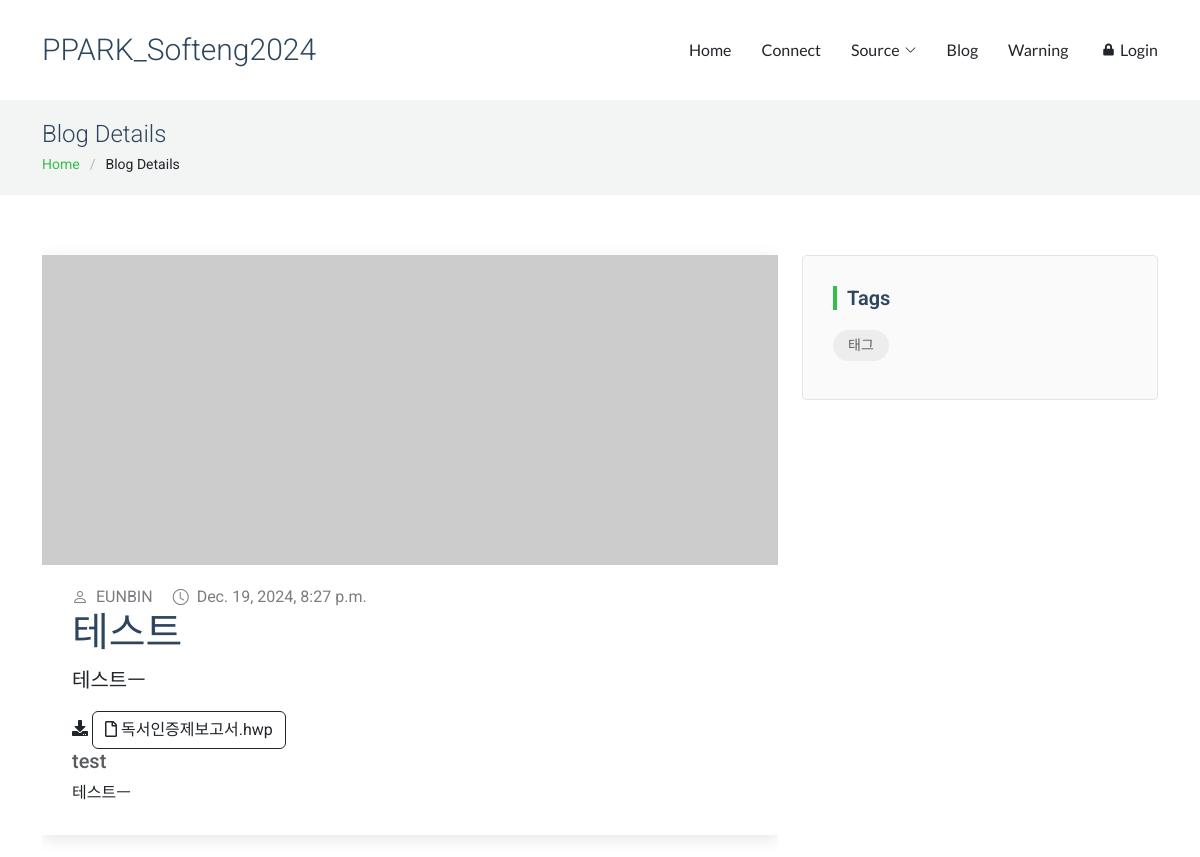
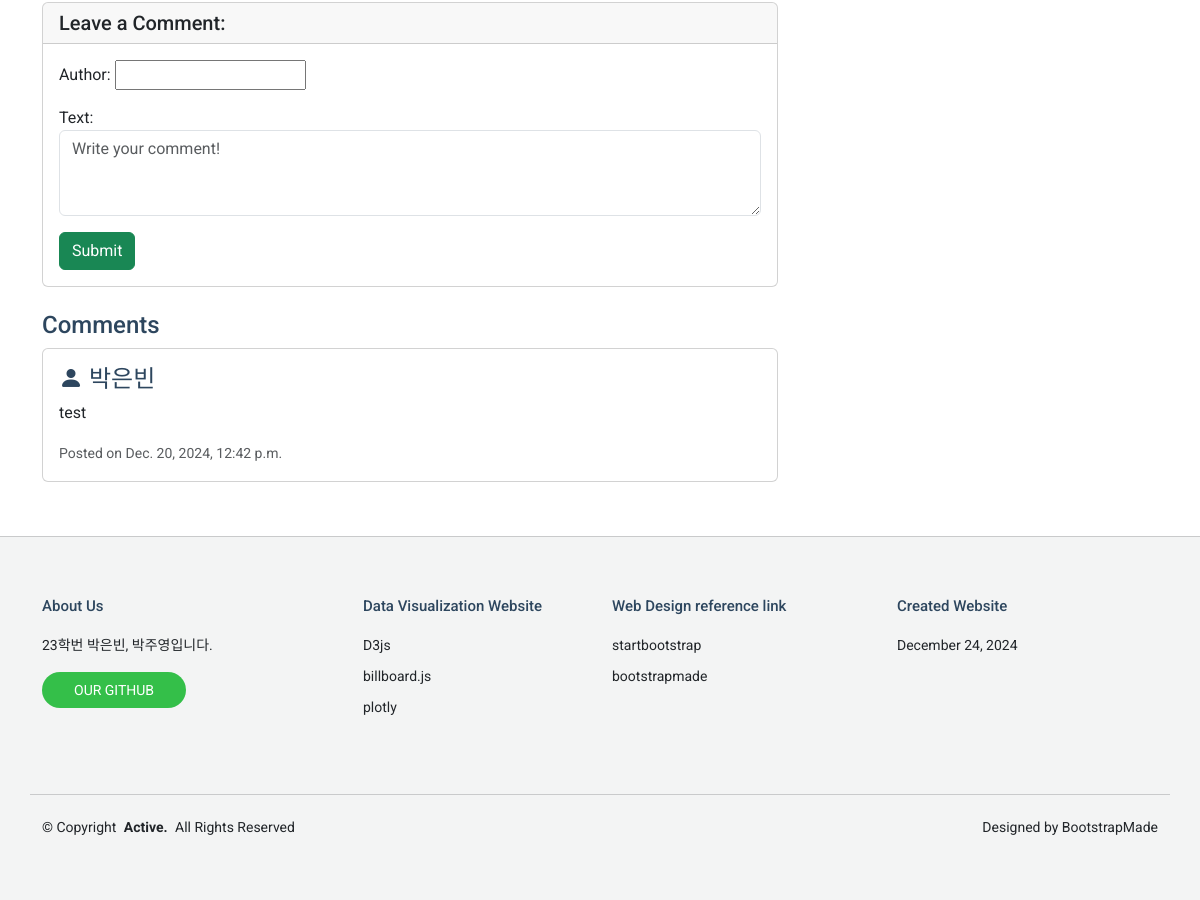
Page /blog/8/ on the committed database (2 pictures, top to bottom).
### blog/models.py (models this page shows, shortened)
class Post(models.Model):
    title =models.CharField(max_length=30)
    hook_text =models.CharField(max_length=100, blank=True)
    content = models.TextField()
    head_image = models.ImageField(upload_to='blog/images/%Y/%m/%d/', blank=True)
    file_upload = models.FileField(upload_to ='blog/files/%Y/%m/%d/', blank= True)
    created_at = models.DateTimeField(auto_now_add=True)
    updated_at = models.DateTimeField(auto_now=True)
    author = models.ForeignKey(User,null=True, on_delete= models.SET_NULL)
    tags = models.ManyToManyField(Tag, blank= True)
    def get_file_name(self):
        return os.path.basename(self.file_upload.name)
    def get_file_ext(self):
        return self.get_file_name().split('.')[-1]

class Comment(models.Model):
    post = models.ForeignKey(Post, related_name='comments', on_delete=models.CASCADE)
    author = models.CharField(max_length=80)
    text = models.TextField()
    created_at = models.DateTimeField(auto_now_add=True)

class Tag(models.Model):
    name = models.CharField(max_length=50)
    slug = models.SlugField(max_length=200, unique=True, allow_unicode=True)
    def __str__(self):
        return self.name

### blog/views.py (the view, shortened to what this page needs)
# urls.py: path('<int:pk>/',views.PostDetail.as_view()),
class PostDetail(DetailView):
    model = Post
    template_name='blog/blog_details.html'
    def get_context_data(self, **kwargs):
        context = super(PostDetail, self).get_context_data(**kwargs)
        context['form'] = CommentForm()
        context['comments'] = self.object.comments.all()
        return context

### blog/forms.py
class CommentForm(forms.ModelForm):
    class Meta:
        model = Comment
        fields = ['author', 'text']
        widgets = {
            'text': forms.Textarea(attrs={
                'class': 'form-control',  # Bootstrap 스타일 적용
                'rows': 3,  # 텍스트 입력창 높이
                'placeholder': 'Write your comment!',  # 입력 안내
            }),
        }

### blog/templates/blog/blog_details.html (shortened to what this page needs)
{% extends 'base.html' %}
{% block main_area %}
<div class="page-title light-background">
  <div class="container">
    <h1>Blog Details</h1>
    <nav class="breadcrumbs">
      <ol>
        <li><a href="/">Home</a></li>
        <li class="current">Blog Details</li>
      </ol>
    </nav>
  </div>
</div>
<body class="blog-details-page">
    <div class="container">
        <div class="row">
            <div class="col-lg-8">
                <section id="blog-details" class="blog-details section">
                    <article class="article">
                        <div class="post-img">
                            {% if post.head_image %}
                                <img src="{{ post.head_image.url }}" alt="{{ post }} head image" class="img-fluid" style="width: 1300px; height: 310px; object-fit: cover;">
                            {% else %}
                                    <img src="https://picsum.photos/seed/{{ post.id }}/900/310" alt="random_image">
                            {% endif %}
                        </div>
                        <div class="meta-top">
                            <ul>
                                <li class="d-flex align-items-center"><i class="bi bi-person"></i>{{ post.author | upper }}</li>
                                <li class="d-flex align-items-center"><i class="bi bi-clock"></i>{{ post.created_at }}</li>
                            </ul>
                        </div>
                        <h1>{{ post.title }}</h1>
                        <p class="lead">{{ object.content|safe }}</p>
    {% if post.file_upload %}
        <i class="fas fa-download"></i>&nbsp;<a href="{{ post.file_upload.url }}" class="btn btn-outline-dark" role="button">
            {% if post.get_file_ext == 'csv' %}
                <i class="fas fa-file-csv"></i>
            {% elif post.get_file_ext == 'xlsx' or post.get_file_ext == 'xls' %}
                <i class="fas fa-file-excel"></i>
            {% elif post.get_file_ext == 'docx' or post.get_file_ext == 'doc' %}
                <i class="fas fa-file-word"></i>
            {% else %}
                <i class="far fa-file"></i>
            {% endif %}
            {{ post.get_file_name }}
        </a>
    {% endif %}
                        {% if post.hook_text %}
                        <h5 class="text-muted">{{ post.hook_text }}</h5>
                        {% endif %}
                        <p class="card-text">{{ post.content|truncatewords:45 }}</p>
                        </article>
                        <div class="card my-4">
                            <h5 class="card-header">Leave a Comment:</h5>
                            <div class="card-body">
                                <form method="post">
                                    {{ form.as_p }}
                                    <button type="submit" class="btn btn-success">Submit</button>
                                </form>
                            </div>
                        </div>
                        <h4 class="mt-4">Comments</h4>
                        {% for comment in comments %}
                        <div class="media mb-4">
                            <div class="card">
                                <div class="card-body">
                                    <h4 class="mt-0">
                                        <i class="bi bi-person-fill"></i> {{ comment.author }}
                                    </h4>
                                    <p>{{ comment.text }}</p>
                                    <small class="text-muted">Posted on {{ comment.created_at }}</small>
                                </div>
                            </div>
                        </div>
                        {% empty %}
                        <p>No comments yet. Be the first to comment!</p>
                        {% endfor %}
            </div>
                    <div class="col-lg-4 sidebar">
                        <div class="widgets-container">
                        <div class="tags-widget widget-item">
                          <h3 class="widget-title">Tags</h3>
                          <ul>
                             {% if post.tags.exists %}
                              <li>
                                  {% for tag in post.tags.all %}
                                  <a href="#">{{ tag }}</a></li>
                              {% endfor %}
                              {% endif %}
                          </ul>
                        </div>
                    </div>
            </div>
        </div>
    </div>
</body>
{% endblock %}

### static/single_pages/css/main.css (style rules this page uses)
:root { --default-font: "Roboto", system-ui, -apple-system, "Segoe UI", Roboto, "Helvetica Neue", Arial, "Noto Sans", "Liberation Sans", sans-serif, "Apple Color Emoji", "Segoe UI Emoji", "Segoe UI Symbol", "Noto Color Emoji"; --heading-font: "Roboto", sans-serif; --nav-font: "Lato", sans-serif; }
:root { --background-color: #ffffff; --default-color: #212529; --heading-color: #2d465e; --accent-color: #34bf49; --surface-color: #ffffff; --contrast-color: #ffffff; }
:root { --nav-color: #212529; --nav-hover-color: #34bf49; --nav-mobile-background-color: #ffffff; --nav-dropdown-background-color: #ffffff; --nav-dropdown-color: #212529; --nav-dropdown-hover-color: #34bf49; }
.light-background { --background-color: #f3f4f4; --surface-color: #ffffff; }
:root { scroll-behavior: smooth; }
body { color: var(--default-color); background-color: var(--background-color); font-family: var(--default-font); }
a { color: var(--accent-color); text-decoration: none; transition: 0.3s; }
h1, h2, h3, h4, h5, h6 { color: var(--heading-color); font-family: var(--heading-font); }
.page-title { color: var(--default-color); background-color: var(--background-color); padding: 20px 0; position: relative; }
.page-title h1 { font-size: 24px; font-weight: 300; margin: 0 0 5px 0; }
.page-title .breadcrumbs ol { display: flex; flex-wrap: wrap; list-style: none; padding: 0; margin: 0; font-size: 14px; font-weight: 400; }
.page-title .breadcrumbs ol li+li { padding-left: 10px; }
.page-title .breadcrumbs ol li+li::before { content: "/"; display: inline-block; padding-right: 10px; color: color-mix(in srgb, var(--default-color), transparent 70%); }
section, .section { color: var(--default-color); background-color: var(--background-color); padding: 60px 0; scroll-margin-top: 100px; overflow: clip; }
.blog-details { padding-bottom: 30px; }
.blog-details .article { background-color: var(--surface-color); padding: 30px; box-shadow: 0 4px 16px rgba(0, 0, 0, 0.1); }
.blog-details .post-img { margin: -30px -30px 20px -30px; overflow: hidden; }
.blog-details .meta-top { margin-top: 20px; color: color-mix(in srgb, var(--default-color), transparent 40%); }
.blog-details .meta-top ul { display: flex; flex-wrap: wrap; list-style: none; align-items: center; padding: 0; margin: 0; }
.blog-details .meta-top ul li+li { padding-left: 20px; }
.blog-details .meta-top i { font-size: 16px; margin-right: 8px; line-height: 0; color: color-mix(in srgb, var(--default-color), transparent 40%); }
.widgets-container { margin: 60px 0 30px 0; }
.widget-title { color: var(--heading-color); font-size: 20px; font-weight: 600; padding: 0 0 0 10px; margin: 0 0 20px 0; border-left: 4px solid var(--accent-color); }
.widget-item { margin-bottom: 30px; background-color: color-mix(in srgb, var(--default-color), transparent 98%); border: 1px solid color-mix(in srgb, var(--default-color), transparent 90%); padding: 30px; border-radius: 5px; }
.widget-item:last-child { margin-bottom: 0; }
.tags-widget ul { list-style: none; padding: 0; margin: 0; }
.tags-widget ul li { display: inline-block; }
.tags-widget ul a { background-color: color-mix(in srgb, var(--default-color), transparent 94%); color: color-mix(in srgb, var(--default-color), transparent 30%); border-radius: 50px; font-size: 14px; padding: 5px 15px; margin: 0 6px 8px 0; display: inline-block; transition: 0.3s; }

### rows in the picture
Post: author "EUNBIN", created_at "Dec. 19, 2024, 8:27 p.m.", title "테스트", content "테스트ㅡ", get_file_name "독서인증제보고서.hwp", hook_text "test"
Comment: author "박은빈", text "test", created_at "Dec. 20, 2024, 12:42 p.m."
Tag: name "태그"
